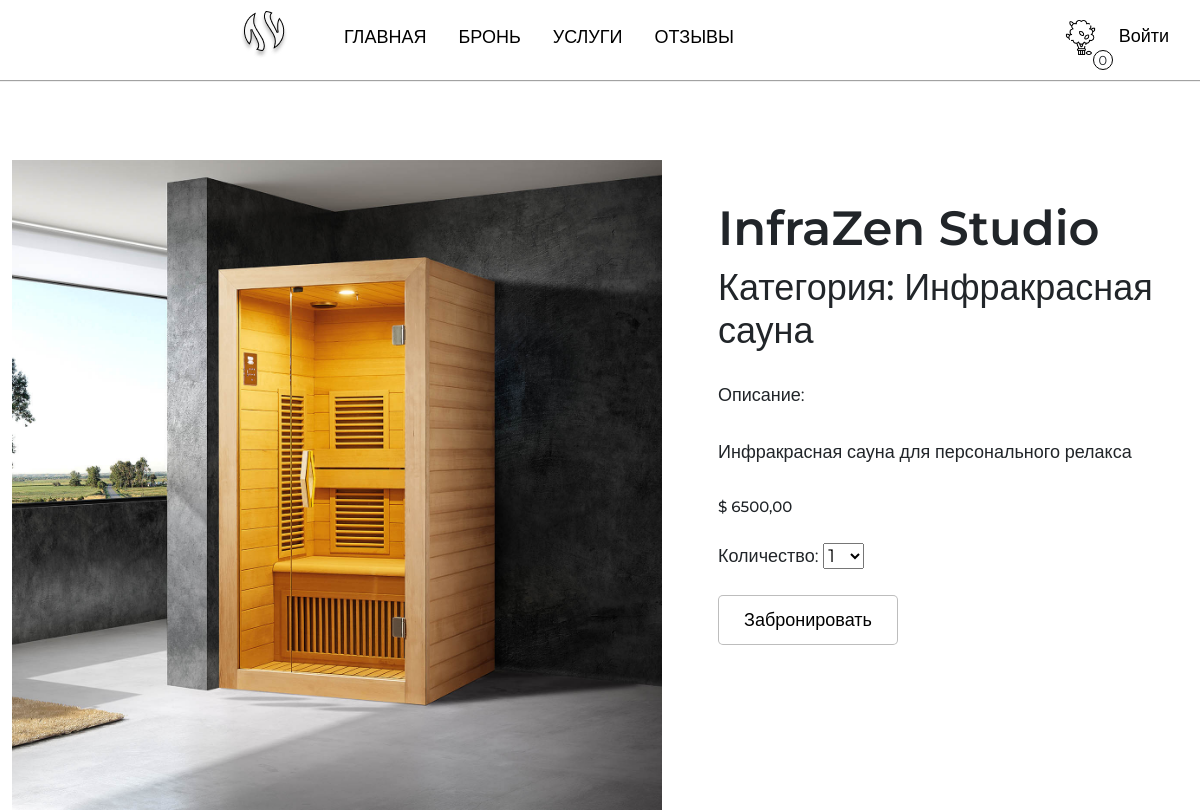
Page /shop/infrazen-studio/ on the committed database.
### users/models.py (models this page shows, shortened)
class Saunas(models.Model):
    category = models.ForeignKey(Category,
                                 related_name="products",
                                 on_delete=models.CASCADE)
    name = models.CharField(max_length=50)
    slug = models.SlugField(max_length=50)
    image = models.ImageField(upload_to='saunas/%Y/%m/%d',
                              blank=True)
    description = models.TextField(blank=True)
    price_per_hour = models.DecimalField(max_digits=10,
                                         decimal_places=2)
    available = models.BooleanField(default=True)
    created = models.DateTimeField(auto_now_add=True)
    updated = models.DateTimeField(auto_now=True)
    discount = models.DecimalField(default=0.00,
                                   max_digits=4,
                                   decimal_places=2)
    class Meta:
        ordering = ["name"]
        indexes = [
            models.Index(fields=["id","slug"]),
            models.Index(fields=["name"]),
            models.Index(fields=["-created"]),
        ]
        verbose_name = "Сауна"
        verbose_name_plural = "Сауны"

class Category(models.Model):
    name = models.CharField(max_length=20,
                            unique=True)
    slug = models.SlugField()
    description = models.TextField(blank=True)
    class Meta:
        ordering = ["name"]
        indexes = [models.Index(fields=["name"])]
        verbose_name = "Категория"
        verbose_name_plural = "Категории"
    def __str__(self):
        return self.name

### users/views.py (the view)
# urls.py: path('shop/<slug:slug>/',views.sauna_detail,
def sauna_detail(request, slug):
    sauna = Saunas.objects.filter(slug=slug, available=True).first()
    if sauna is None:
        raise Http404("Sauna not found")  # Вместо None — 404
    booking_sauna_form =BookingAddSaunaForm
    return render(request, 'users/sauna/detail.html', {'sauna': sauna,
                                                       'booking_sauna_form':booking_sauna_form})

### booking/booking.py (called while the page is built)
    def __len__(self):
        return sum(item['quantity'] for item in self.booking.values())

### booking/context_processors.py (called while the page is built)
def booking(request):
  return {'booking': Booking(request)}

### users/templates/users/sauna/detail.html (shortened to what this page needs)
{% extends 'users/base.html' %}
{% load static %}
{%block content%}
    <div class="detail-sauna d-flex gap-3">
        <div class="detail-img">
            <img src="{% if sauna.image %}{{sauna.image.url}}{%else%}{% static 'img/noimage.png' %}{% endif %}" alt="" class="detail-image">
        </div>
        <div class="detail-description">
                <h2>{{sauna.name}}</h2>
                <h3>Категория: {{ sauna.category }} </h3>
                <p>Описание: {{sauna.description|linebreaks}} </p>
                {% if sauna.discount %}
                    <div class="card-discount d-flex gap-2">
                        <p class="line">$ {{ sauna.price_per_hour}}</p>
                        <p>$ {{ sauna.sell_price }}</p>
                    </div>
                {% else %}
                    <p class="price">$ {{ sauna.price_per_hour }}</p>
                {% endif %}
                <form action="{%url "booking:booking_add" sauna.id%}" class="qform" method="post">
                  <div class="booking-form">
                    {{ booking_sauna_form }}
                  </div>
                  <input type="submit" class="add-to-booking-btn" value="Забронировать">
                </form>
            </div>
    </div>
{%endblock content%}

### users/static/css/base.css (style rules this page uses)
:root { --box-shadow: 0px 1px 1px rgba(0,0,0,0.363); }
body { font-family: "Montserrat", sans-serif; font-size: 18px; padding: 0; margin: 0; overflow-x: hidden; }
h2 { font-size: 48px; font-weight: 600; }
h3 { font-size: 36px; }
.detail-image { width: 650px; height: 650px }
.detail-sauna { margin-top: 80px }
.detail-description { margin-left: 40px; margin-top: 40px; }
.detail-description p { margin-top: 30px; max-width: 700px; }
.price { font-size: 15px; font-weight: 500; }
.booking-form { margin-top: 25px; }
.add-to-booking-btn { display: flex; align-items: center; justify-items: center; width: 180px; height: 50px; border: 1px solid #00000042; border-radius: 5px; margin: 0; transition: all 0.5s ease; background-color: #fff; margin-top: 25px; }

### rows in the picture
Saunas: image (picture), name "InfraZen Studio", category "Инфракрасная сауна", description "Инфракрасная сауна для персонального релакса", price_per_hour "6500,00"
